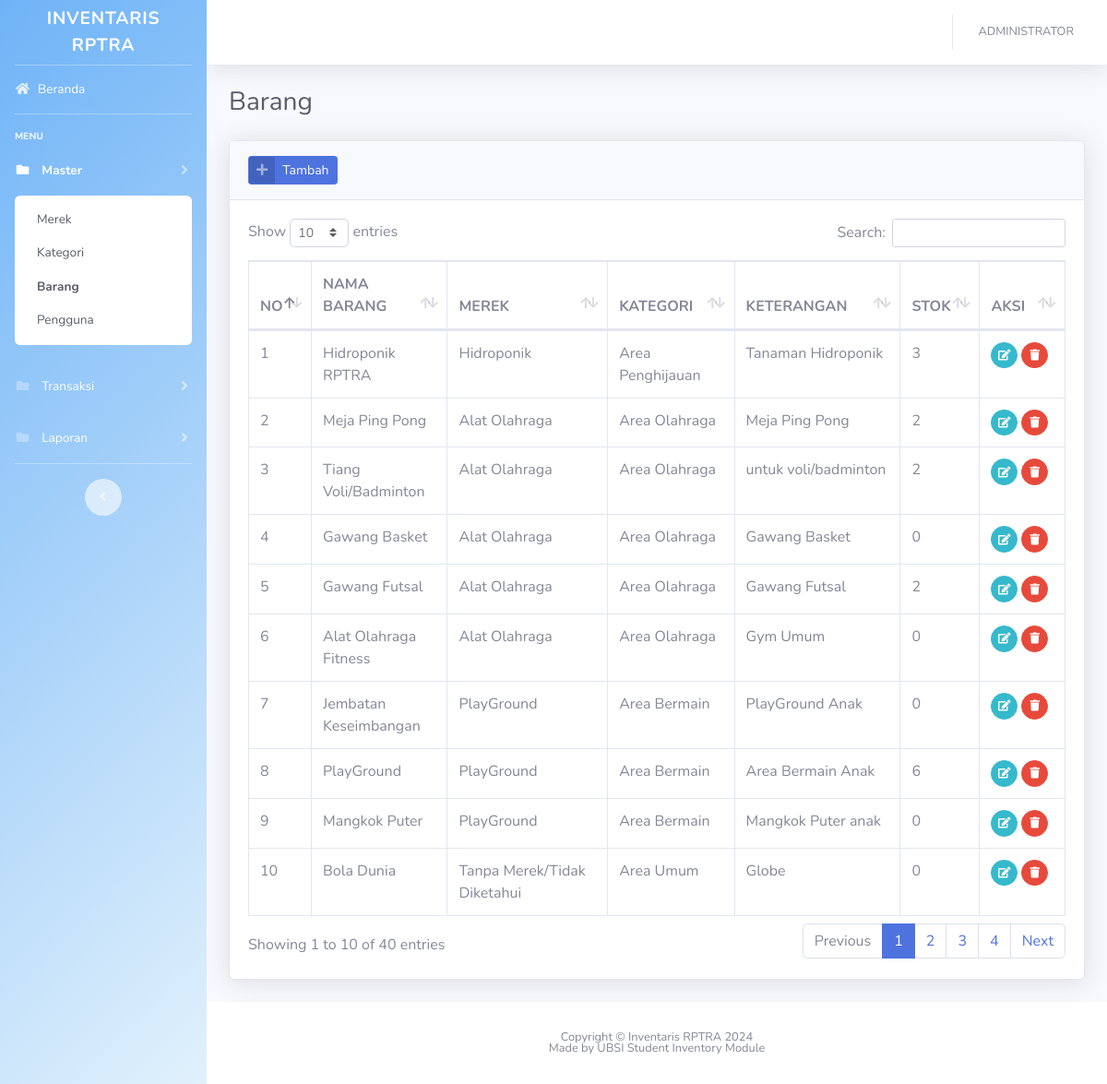
Screenshot of /?barang (signed in) with the database file from the repository.
### tables this page shows
CREATE TABLE `barang` (
  `idbarang` int(11) NOT NULL,
  `merek_id` int(11) NOT NULL,
  `kategori_id` int(11) NOT NULL,
  `nama_barang` varchar(128) NOT NULL,
  `keterangan` varchar(256) NOT NULL,
  `stok` int(11) NOT NULL
);

CREATE TABLE `merek` (
  `idmerek` int(11) NOT NULL,
  `nama_merek` varchar(128) NOT NULL,
  `keterangan` varchar(256) NOT NULL
);

CREATE TABLE `kategori` (
  `idkategori` int(11) NOT NULL,
  `nama_kategori` varchar(128) NOT NULL,
  `keterangan` varchar(256) NOT NULL
);

### config/function.php (called while the page is built, shortened)
<?php
function encrypt($str) {
return base64_encode($str);
}
function base_url(){
    $base_url= ((isset($_SERVER['HTTPS']) && $_SERVER['HTTPS'] == "on") ? "https" : "http");
    $base_url.= "://".$_SERVER['HTTP_HOST'];
    $base_url.= str_replace(basename($_SERVER['SCRIPT_NAME']),"",$_SERVER['SCRIPT_NAME']);
    return $base_url;
}
?>

### views/master/barang.php (the view, shortened to what this page needs)
<div class="container-fluid">
    <div class="d-sm-flex align-items-center justify-content-between mb-4">
        <h1 class="h3 mb-0 text-gray-800">Barang</h1>
    </div>
    <div class="card shadow mb-4">
        <div class="card-header py-3">
            <a href="#" class="btn btn-primary btn-icon-split btn-sm" data-toggle="modal" data-target="#barangModal"
                onclick="submit('add')">
                <span class="icon text-white-50">
                    <i class="fas fa-plus"></i>
                </span>
                <span class="text">Tambah</span>
            </a>
        </div>
        <div class="card-body">
            <div class="table-responsive">
                <table class="table table-bordered table-hover" id="dataTable" width="100%" cellspacing="0">
                    <thead>
                        <tr>
                            <th width="20">NO</th>
                            <th>NAMA BARANG</th>
                            <th>MEREK</th>
                            <th>KATEGORI</th>
                            <th>KETERANGAN</th>
                            <th>STOK</th>
                            <th width="50">AKSI</th>
                        </tr>
                    </thead>
                    <tbody>
                        <?php
                        $n=1;
                        $query = mysqli_query($con,"SELECT x.*,x1.nama_merek,x2.nama_kategori FROM barang x JOIN merek x1 ON x1.idmerek=x.merek_id JOIN kategori x2 ON x2.idkategori=x.kategori_id ORDER BY x.idbarang DESC")or die(mysqli_error($con));
                        while($row = mysqli_fetch_array($query)):
                        ?>
                        <tr>
                            <td><?= $n++; ?></td>
                            <td><?= $row['nama_barang']; ?></td>
                            <td><?= $row['nama_merek']; ?></td>
                            <td><?= $row['nama_kategori']; ?></td>
                            <td><?= $row['keterangan']; ?></td>
                            <td><?= $row['stok']; ?></td>
                            <td>
                                <a href="#barangModal" data-toggle="modal" onclick="submit(<?=$row['idbarang'];?>)"
                                    class="btn btn-sm btn-circle btn-info"><i class="fas fa-edit"></i></a>
                                <a style="text-align: center;" href="<?=base_url();?>/process/barang.php?act=<?=encrypt('delete');?>&id=<?=encrypt($row['idbarang']);?>"
                                    class="btn btn-sm btn-circle btn-danger btn-hapus"><i class="fas fa-trash"></i></a>
                            </td>
                        </tr>
                        <?php endwhile; ?>
                    </tbody>
                </table>
            </div>
        </div>
    </div>
</div>

### rows the page displays
barang: nama_barang "Hidroponik RPTRA", merek.nama_merek "Hidroponik", kategori.nama_kategori "Area Penghijauan", keterangan "Tanaman Hidroponik", stok "3"
barang: nama_barang "Meja Ping Pong", merek.nama_merek "Alat Olahraga", kategori.nama_kategori "Area Olahraga", keterangan "Meja Ping Pong", stok "2"
barang: nama_barang "Tiang Voli/Badminton", merek.nama_merek "Alat Olahraga", kategori.nama_kategori "Area Olahraga", keterangan "untuk voli/badminton", stok "2"
barang: nama_barang "Gawang Basket", merek.nama_merek "Alat Olahraga", kategori.nama_kategori "Area Olahraga", keterangan "Gawang Basket", stok "0"
barang: nama_barang "Gawang Futsal", merek.nama_merek "Alat Olahraga", kategori.nama_kategori "Area Olahraga", keterangan "Gawang Futsal", stok "2"
barang: nama_barang "Alat Olahraga Fitness", merek.nama_merek "Alat Olahraga", kategori.nama_kategori "Area Olahraga", keterangan "Gym Umum", stok "0"
barang: nama_barang "Jembatan Keseimbangan", merek.nama_merek "PlayGround", kategori.nama_kategori "Area Bermain", keterangan "PlayGround Anak", stok "0"
barang: nama_barang "PlayGround", merek.nama_merek "PlayGround", kategori.nama_kategori "Area Bermain", keterangan "Area Bermain Anak", stok "6"
barang: nama_barang "Mangkok Puter", merek.nama_merek "PlayGround", kategori.nama_kategori "Area Bermain", keterangan "Mangkok Puter anak", stok "0"
barang: nama_barang "Bola Dunia", merek.nama_merek "Tanpa Merek/Tidak Diketahui", kategori.nama_kategori "Area Umum", keterangan "Globe", stok "0"

### other values shown
$_SESSION['fullname'] "ADMINISTRATOR"
